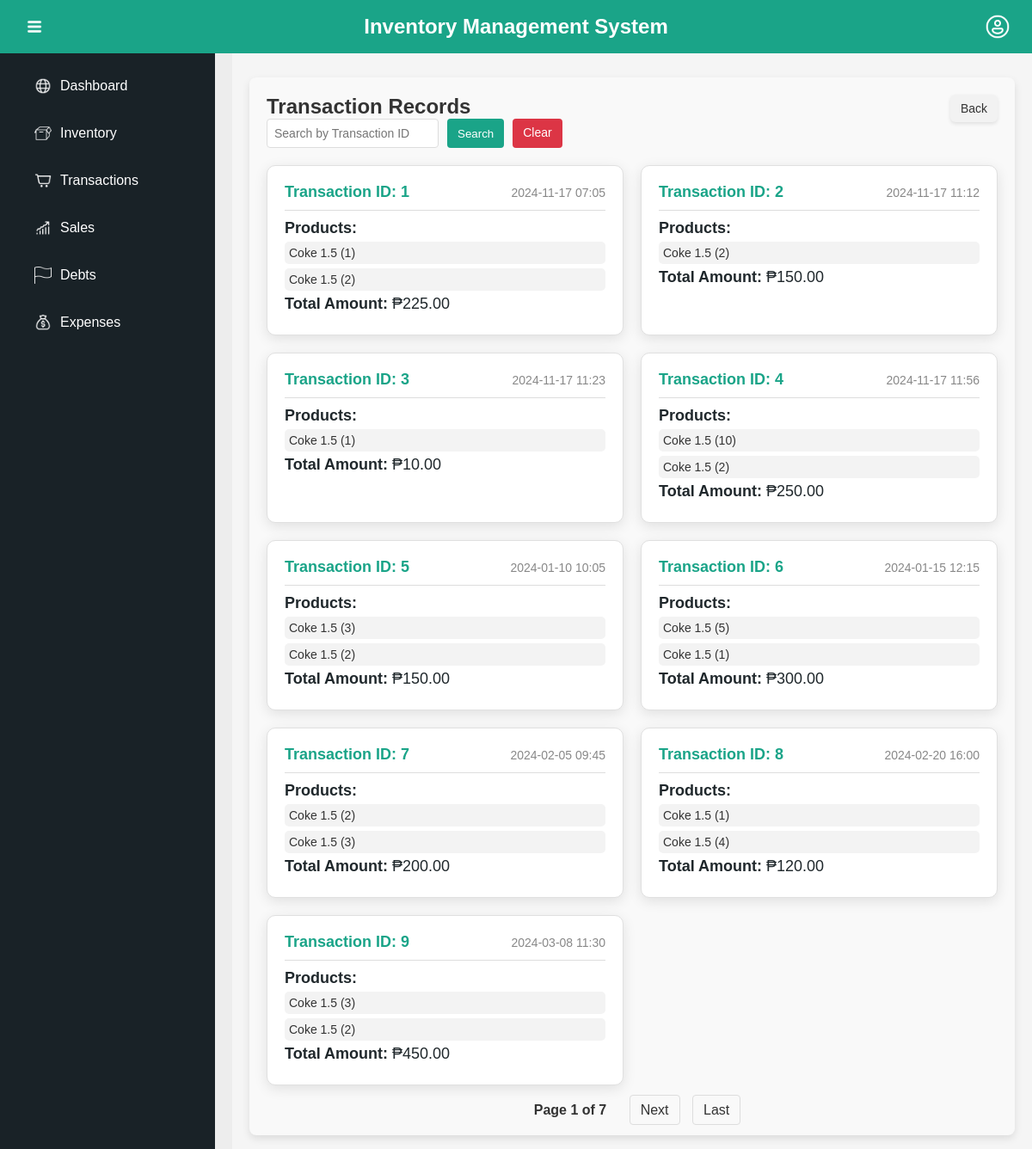
The app's page /pos_app/transaction_records/ with its own data.
### POS_APP/models.py (models this page shows, shortened)
class Transaction(models.Model):
    date = models.DateTimeField(auto_now_add=True)
    total_price = models.DecimalField(max_digits=10, decimal_places=2, blank=True, null=True)

class TransactionItem(models.Model):
    transaction = models.ForeignKey(Transaction, related_name='items', on_delete=models.CASCADE)
    product_version = models.ForeignKey(ProductVersion, on_delete=models.CASCADE)
    quantity_sold = models.IntegerField()

### ProductManagement_APP/models.py (models this page shows, shortened)
class ProductVersion(models.Model):
    product = models.ForeignKey(Product, on_delete=models.CASCADE, related_name='versions')
    supplier = models.ForeignKey(Supplier, on_delete=models.CASCADE)
    buying_price = models.DecimalField(max_digits=10, decimal_places=2)
    selling_price = models.DecimalField(max_digits=10, decimal_places=2)
    product_quantity = models.IntegerField()  # This tracks stock quantity for each product version
    batch_id = models.CharField(max_length=50)  # Unique batch ID for FIFO tracking
    date_added = models.DateTimeField(auto_now_add=True)  # Timestamp for FIFO logic
    class Meta:
        ordering = ['date_added']  # FIFO: First in first out logic based on the `date_added`

class Product(models.Model):
    product_id = models.AutoField(primary_key=True)
    product_name = models.CharField(max_length=255, unique=True)
    product_classification = models.CharField(max_length=100)
    reorder_level = models.IntegerField()
    category = models.ForeignKey(Category, on_delete=models.CASCADE)

### POS_APP/views.py (the view)
# urls.py: path('transaction_records/', views.transaction_records, name='transaction_records'),
def transaction_records(request):
    query = request.GET.get('query', '')
    transactions_list = Transaction.objects.prefetch_related('items__product_version__product').order_by('id')
    if query.isdigit():
        transactions_list = transactions_list.filter(id=query)
    elif query:
        transactions_list = transactions_list.none()
    paginator = Paginator(transactions_list, 9)
    page = request.GET.get('page', 1)
    try:
        transactions = paginator.page(page)
    except (PageNotAnInteger, EmptyPage):
        transactions = paginator.page(1)
    return render(request, 'pos/transaction_records.html', {
        'transactions': transactions,
        'query': query
    })

### POS_APP/templates/pos/transaction_records.html (shortened to what this page needs)
{% extends 'MGSariSari_Inventory/base.html' %}
{% load static %}
{% block head %}
    <link rel="stylesheet" href="{% static 'POS_APP/css/transaction_records.css' %}">
{% endblock %}
{% block content %}
<div class="transaction-records-container">
        <h2>Transaction Records</h2>
        <a href="{% url 'POS_APP:pos' %}" class="back-link">Back</a>
        <form method="get" class="search-form">
            <input type="text" name="query" placeholder="Search by Transaction ID" value="{{ query }}">
            <button type="submit">Search</button>
            <a href="{% url 'POS_APP:transaction_records' %}" class="clear-button">Clear</a>
        </form>
    <div class="records-cards">
        {% for transaction in transactions %}
        <div class="transaction-card">
            <div class="transaction-header">
                <h3>Transaction ID: {{ transaction.id }}</h3>
                <span class="transaction-date">{{ transaction.date|date:"Y-m-d H:i" }}</span>
            </div>
            <div class="transaction-body">
                <p><strong>Products:</strong></p>
                <ul>
                    {% for item in transaction.items.all %}
                    <li>{{ item.product_version.product.product_name }} ({{ item.quantity_sold }})</li>
                    {% endfor %}
                </ul>
                <p><strong>Total Amount:</strong> ₱{{ transaction.total_price }}</p>
            </div>
        </div>
        {% empty %}
        <p>No transactions available.</p>
        {% endfor %}
    </div>
    <div class="pagination">
        <span>Page {{ transactions.number }} of {{ transactions.paginator.num_pages }}</span>
        {% if transactions.has_next %}
        <a href="?page={{ transactions.next_page_number }}">Next</a>
        <a href="?page={{ transactions.paginator.num_pages }}">Last</a>
        {% endif %}
    </div>
</div>
{% endblock %}

### MGSariSari_Inventory/static/css/dashboard.css (style rules this page uses)
* { margin: 0; padding: 0; box-sizing: border-box; font-family: Arial, sans-serif; }
body, html { height: 100%; width: 100%; overflow: hidden; }
.main-content p { font-size: 18px; color: #20282c; margin-top: 20px; }

### ProductManagement_APP/static/inventory/dashboard.css (style rules this page uses)
* { margin: 0; padding: 0; box-sizing: border-box; font-family: Arial, sans-serif; }
body, html { height: 100%; width: 100%; overflow: hidden; }
.main-content p { font-size: 18px; color: #20282c; margin-top: 20px; }

### ProductManagement_APP/static/inventory/inventory.css (style rules this page uses)
* { margin: 0; padding: 0; box-sizing: border-box; }
body { display: flex; font-family: 'Arial', sans-serif; color: #333; background-color: #f5f5f5; margin: 0; }

### POS_APP/static/POS_APP/css/transaction_records.css (style rules this page uses)
.transaction-records-container { padding: 20px; background-color: #f9f9f9; border-radius: 8px; box-shadow: 0 4px 10px rgba(0, 0, 0, 0.1); position: relative; }
h2 { display: inline-block; }
.records-cards { display: grid; grid-template-columns: repeat(auto-fill, minmax(300px, 1fr)); gap: 20px; margin-top: 20px; }
.transaction-card { background-color: white; border-radius: 10px; box-shadow: 0 4px 15px rgba(0, 0, 0, 0.1); padding: 20px; border: 1px solid #e0e0e0; transition: transform 0.2s ease, box-shadow 0.2s ease; }
.transaction-header { display: flex; justify-content: space-between; align-items: center; border-bottom: 1px solid #ddd; padding-bottom: 10px; margin-bottom: 10px; }
.transaction-header h3 { margin: 0; font-size: 18px; color: #1AA488; }
.transaction-date { font-size: 14px; color: #888; }
.transaction-body p { margin: 5px 0; }
.transaction-body ul { list-style-type: none; padding: 0; margin: 0; }
.transaction-body ul li { background-color: #f3f3f3; padding: 5px; border-radius: 5px; margin-bottom: 5px; font-size: 14px; }
.back-link { position: absolute; top: 20px; right: 20px; text-decoration: none; font-size: 14px; color: #333333; padding: 8px 12px; border-radius: 6px; background-color: #f2f2f2; transition: background-color 0.3s ease, transform 0.2s ease; box-shadow: 0 2px 4px rgba(0, 0, 0, 0.1); }
.pagination { margin-top: 20px; text-align: center; }
.pagination a { color: #333333; text-decoration: none; padding: 8px 12px; border: 1px solid #ddd; margin: 0 5px; border-radius: 4px; background-color: #f9f9f9; transition: background-color 0.3s; }
.pagination span { padding: 8px 12px; margin: 0 5px; font-weight: bold; }
.search-form { display: flex; gap: 10px; }
.search-form input { padding: 8px; font-size: 14px; border: 1px solid #ddd; border-radius: 4px; width: 200px; }
.search-form button { padding: 8px 12px; background-color: #1AA488; color: white; border: none; border-radius: 4px; cursor: pointer; transition: background-color 0.3s; }
.search-form .clear-button { padding: 8px 12px; background-color: #dc3545; color: white; text-decoration: none; border-radius: 4px; font-size: 14px; transition: background-color 0.3s ease; }

### MGSariSari_Inventory/templates/MGSariSari_Inventory/base.html (style rules this page uses)
body { font-family: Arial, sans-serif; background-color: #f5f5f5; margin: 0; padding: 0; }

### records on screen
TransactionItem: product_version.product.product_name "Coke 1.5", quantity_sold "1"
TransactionItem: product_version.product.product_name "Coke 1.5", quantity_sold "2"
TransactionItem: product_version.product.product_name "Coke 1.5", quantity_sold "2"
TransactionItem: product_version.product.product_name "Coke 1.5", quantity_sold "1"
TransactionItem: product_version.product.product_name "Coke 1.5", quantity_sold "10"
TransactionItem: product_version.product.product_name "Coke 1.5", quantity_sold "2"
TransactionItem: product_version.product.product_name "Coke 1.5", quantity_sold "3"
TransactionItem: product_version.product.product_name "Coke 1.5", quantity_sold "2"
TransactionItem: product_version.product.product_name "Coke 1.5", quantity_sold "5"
TransactionItem: product_version.product.product_name "Coke 1.5", quantity_sold "1"
TransactionItem: product_version.product.product_name "Coke 1.5", quantity_sold "2"
TransactionItem: product_version.product.product_name "Coke 1.5", quantity_sold "3"
TransactionItem: product_version.product.product_name "Coke 1.5", quantity_sold "1"
TransactionItem: product_version.product.product_name "Coke 1.5", quantity_sold "4"
TransactionItem: product_version.product.product_name "Coke 1.5", quantity_sold "3"
TransactionItem: product_version.product.product_name "Coke 1.5", quantity_sold "2"

### other values on screen
{{ transactions.number }} "1"
{{ transactions.paginator.num_pages }} "7"
